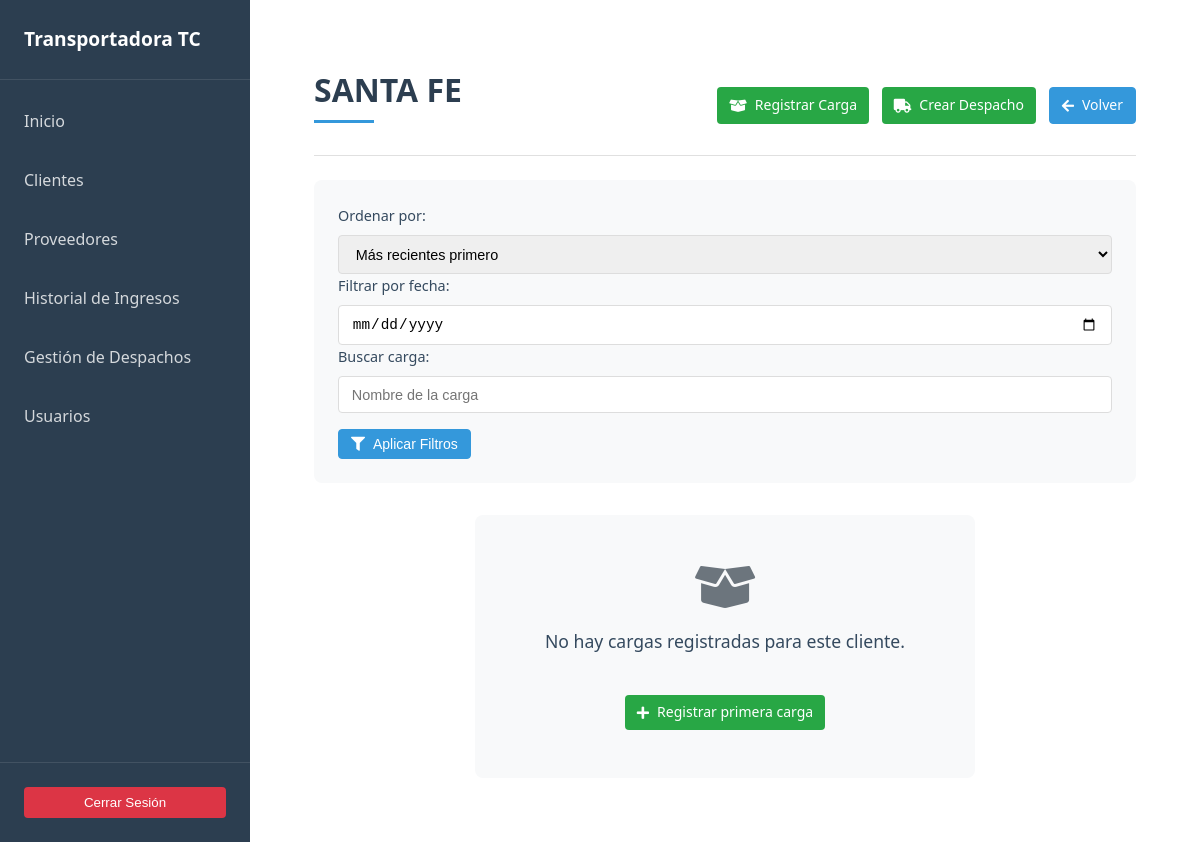
/clientes/SANTA FE/ (signed in), run on an earlier commit of the app's database.
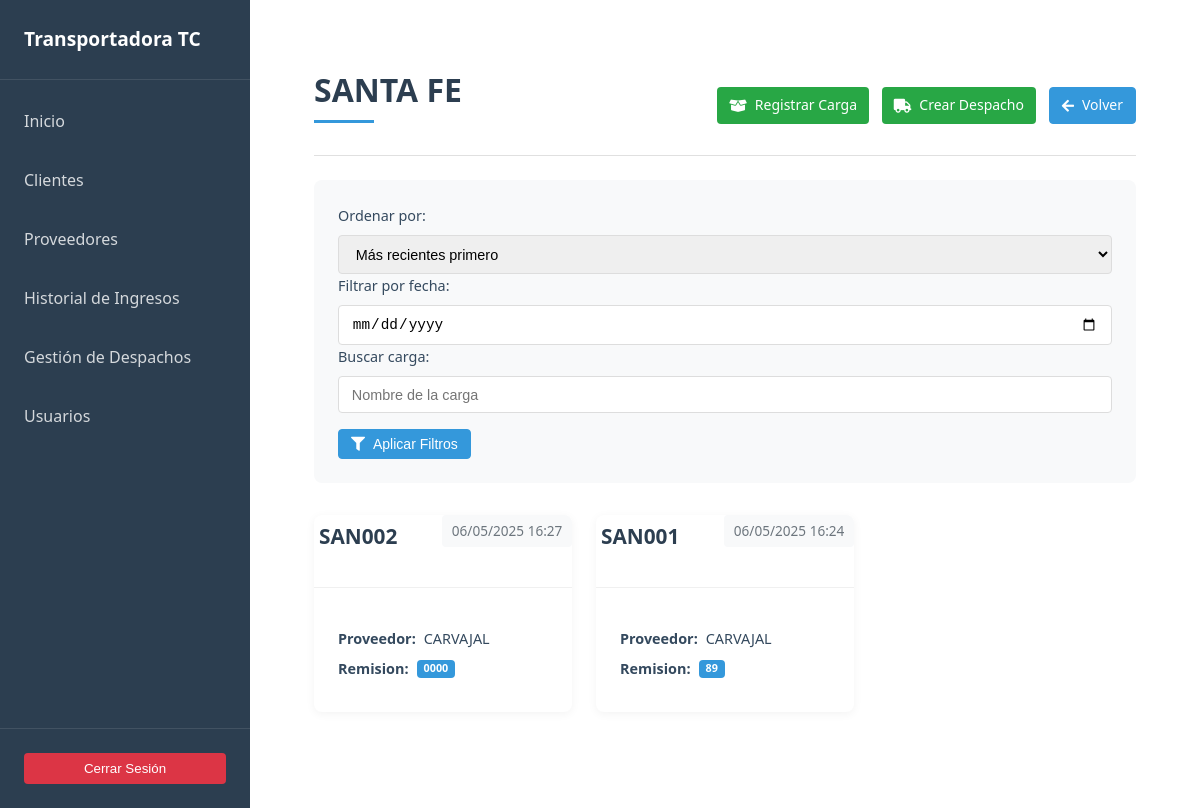
And on a later commit of the database.
### cargas/models.py (models this page shows, shortened)
class Carga(models.Model):
    nombre = models.CharField(max_length=20, unique=True)
    cliente = models.ForeignKey(Cliente, on_delete=models.CASCADE, related_name='cargas')
    proveedor = models.ForeignKey(Proveedor, on_delete=models.CASCADE, related_name='cargas')
    fecha = models.DateTimeField(auto_now_add=True)
    remision = models.CharField(unique=True, max_length=20)
    observaciones = models.TextField(blank=True, null=True)
    archivo_factura = models.FileField(upload_to='facturas/', blank=True, null=True)

### proveedores/models.py (models this page shows, shortened)
class Proveedor(models.Model):
    nit = models.CharField(default='',max_length=255, unique=True, blank=True, null=True)
    nombre = models.CharField(max_length=255)
    contacto = models.CharField(default='',max_length=255, null=True,blank=True)
    fecha_creacion = models.DateTimeField(auto_now_add=True)

### clientes/views.py (the view)
# urls.py: path('<str:nombre>/', views.detalle_cliente ,name="detalle_cliente")
@login_required
def detalle_cliente(request, nombre):
    cliente = get_object_or_404(Cliente, nombre=nombre)
    cargas = Carga.objects.filter(cliente=cliente)
    orden = request.GET.get('orden')
    if orden == 'antiguo':
        cargas = cargas.order_by('fecha')
    else:
        cargas = cargas.order_by('-fecha')
    fecha = request.GET.get('fecha')
    if fecha:
        cargas = cargas.filter(fecha__date=fecha)
    buscar = request.GET.get('buscar')
    if buscar:
        cargas = cargas.filter(nombre__icontains=buscar)
    return render(request, 'clientes/detalle_cliente.html', {'cliente': cliente, 'cargas':cargas})

### main/templatetags/auth_extras.py (called while the page is built)
@register.filter(name='in_group')
def in_group(user, group_name):
    return user.groups.filter(name=group_name).exists()

### clientes/templates/clientes/detalle_cliente.html (shortened to what this page needs)
{% extends 'base.html' %}
{%  load auth_extras %}
{% block content %}
<main class="main-content">
    <header class="content__header content__header--flex">
        <h1 class="content__title">{{ cliente.nombre }}</h1>
        <div class="header__actions">
            {%  if user|in_group:'admin' or user|in_group:'bodeguero' %}
                <a href="{% url 'registrar_carga' cliente.id %}" class="btn btn--success btn--icon">
                    <i class="fas fa-box-open"></i> Registrar Carga
                </a>
            {% endif %}
            {%  if user|in_group:'admin'%}
            <a href="{% url 'crear_despacho' cliente.nombre %}" class="btn btn--success btn--icon">
                <i class="fas fa-truck"></i> Crear Despacho
            </a>
            {% endif %}
            <a href="{% url 'clientes' %}" class="btn btn--primary btn--icon">
                <i class="fas fa-arrow-left"></i> Volver
            </a>
        </div>
    </header>
    <hr class="divider">
    <div class="filters">
        <form method="get" class="filter-form">
            <div class="filter-group">
                <label for="orden" class="filter-label">Ordenar por:</label>
                <select name="orden" id="orden" class="filter-select">
                    <option value="reciente">Más recientes primero</option>
                </select>
            </div>
            <div class="filter-group">
                <label for="fecha" class="filter-label">Filtrar por fecha:</label>
                <input type="date" name="fecha" id="fecha" class="filter-input">
            </div>
            <div class="filter-group">
                <label for="buscar" class="filter-label">Buscar carga:</label>
                <input type="text" name="buscar" id="buscar" placeholder="Nombre de la carga" class="filter-input">
            </div>
            <button type="submit" class="btn btn--primary btn--icon">
                <i class="fas fa-filter"></i> Aplicar Filtros
            </button>
        </form>
    </div>
    <section class="objects-list">
        {% if cargas %}
            <div class="card-grid">
                {% for carga in cargas %}
                    <article class="card card--hover">
                        <div class="card__header">
                            <a href="{% url 'detalle_carga' carga.id %}" class="card__title-link">
                                <h2 class="card__title">{{ carga.nombre }}</h2>
                            </a>
                            <span class="card__date">{{ carga.fecha|date:"d/m/Y H:i" }}</span>
                        </div>
                        <div class="card__body">
                            <p class="card__text"><strong>Proveedor:</strong> {{ carga.proveedor.nombre }}</p>
                            <p class="card__text"><strong>Remision:</strong> <span class="badge">{{ carga.remision }}</span></p>
                        </div>
                    </article>
                {% endfor %}
            </div>
        {% else %}
            <div class="empty-state">
                <i class="empty-state__icon fas fa-box-open"></i>
                <p class="empty-state__message">No hay cargas registradas para este cliente.</p>
                <a href="{% url 'registrar_carga' cliente.id %}" class="btn btn--success btn--icon">
                    <i class="fas fa-plus"></i> Registrar primera carga
                </a>
            </div>
        {% endif %}
    </section>
</main>
{% endblock %}

What changed in the data, as far as the page shows it:
added Carga: nombre "SAN002", fecha "06/05/2025 16:27", proveedor.nombre "CARVAJAL", remision "0000"
added Carga: nombre "SAN001", fecha "06/05/2025 16:24", proveedor.nombre "CARVAJAL", remision "89"
Also different on the page:
text no longer shown: "No hay cargas registradas para este cliente. Registrar primera carga"
